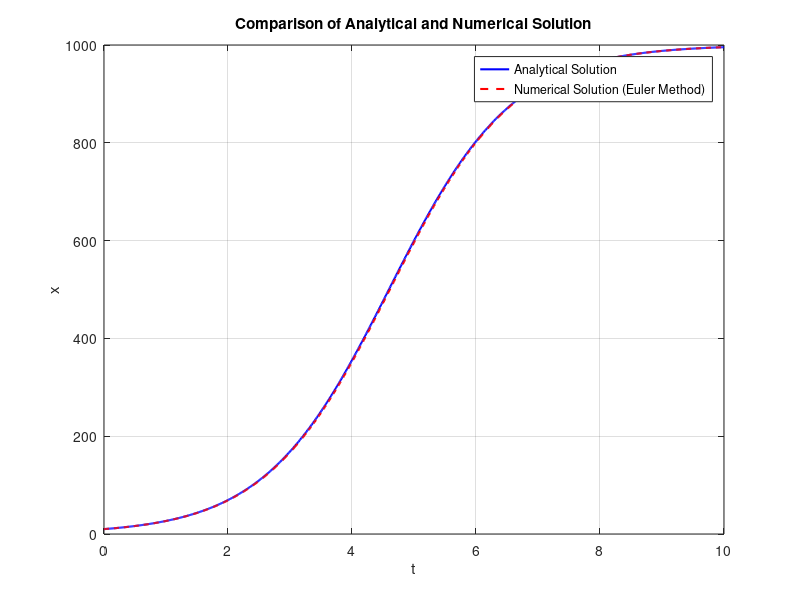

MATLAB code to generate this figure:
r = 1;
k = 1000;
x0 = 10;
h = 0;  % No harvesting (h = 0)
t_max = 10;  % Simulation time
dt = 0.01;

t = 0:dt:t_max;

% Analytical solution
analytical_x = k ./ (1 + (k/x0 - 1) * exp(-r*t));

% Numerical solution (Euler's method)
numerical_x = zeros(1, length(t));
numerical_x(1) = x0;  % Initial condition
for i = 2:length(t)
    numerical_x(i) = numerical_x(i-1) + dt * (r * numerical_x(i-1) * (1 - numerical_x(i-1)/k) - h);
end

% Plot analytical and numerical solutions
figure;
plot(t, analytical_x, 'b-', 'LineWidth', 1.5, 'DisplayName', 'Analytical Solution');
hold on;
plot(t, numerical_x, 'r--', 'LineWidth', 1.5, 'DisplayName', 'Numerical Solution (Euler Method)');
xlabel('t');
ylabel('x');    
title('Comparison of Analytical and Numerical Solution');
legend;
grid on;
